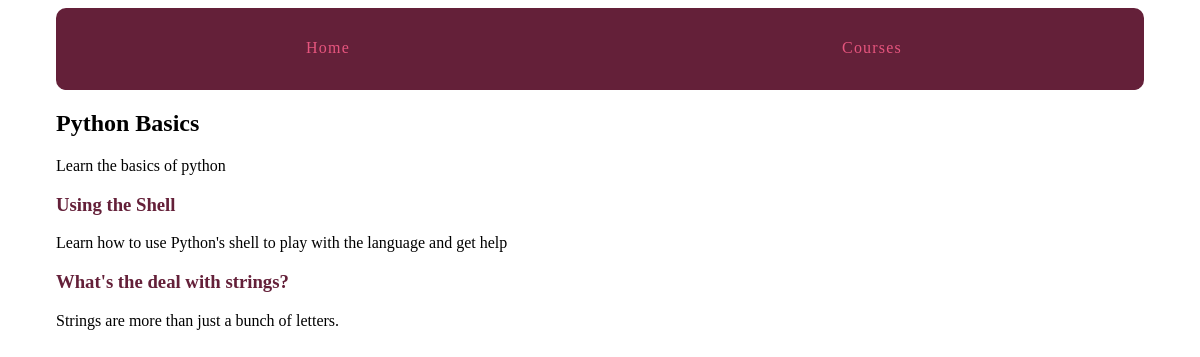
The page /courses/1/ on the database its author committed.
### courses/models.py (models this page shows, shortened)
class Course(models.Model):
    created_at =  models.DateTimeField(auto_now_add=True)
    title = models.CharField(max_length=255)
    description = models.TextField()

class Step(models.Model):
    title = models.CharField(max_length=255)
    description = models.TextField()
    content = models.TextField(blank=True, default='')
    order = models.IntegerField(default=0)
    course =  models.ForeignKey(Course)
    class Meta:
        ordering = ['order',]

### courses/views.py (the view)
# urls.py: url(r'(?P<pk>\d+)/$', views.course_detail, name='course'),
def course_detail(request, pk):
    course = get_object_or_404(Course, pk=pk)
    return render(request, 'courses/course_detail.html', {'course': course})

### courses/templates/courses/course_detail.html (shortened to what this page needs)
{% extends 'layout.html' %}
{% block content %}
<article>
  <h2>{{ course.title }} </h2>
  {{ course.description }}
  <section>
    {% for step in course.step_set.all %}
    <h3>
      <a href="{% url 'step' course_pk=step.course.pk step_pk=step.pk %}">{{ step.title }}</a>
    </h3>
      {{ step.description }}
    {% endfor %}
  </section>
</article>
{% endblock %}

### assets/css/layout.css (style rules this page uses)
html { box-sizing: border-box; }
*, *::after, *::before { box-sizing: inherit; }
article h2 a, article h3 a { color: #642039; text-decoration: none; }

### rows shown on the page
Course: title "Python Basics", description "Learn the basics of python"
Step: title "Using the Shell", description "Learn how to use Python's shell to play with the language and get help"
Step: title "What's the deal with strings?", description "Strings are more than just a bunch of letters."
